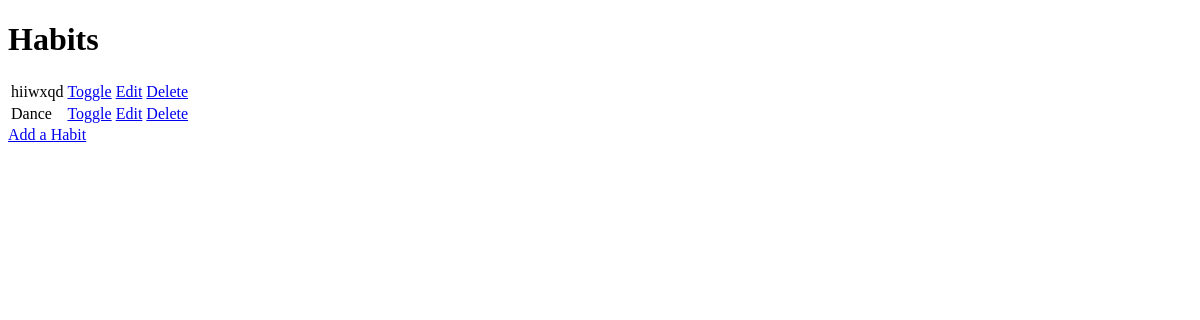
Before: / with the older database file.
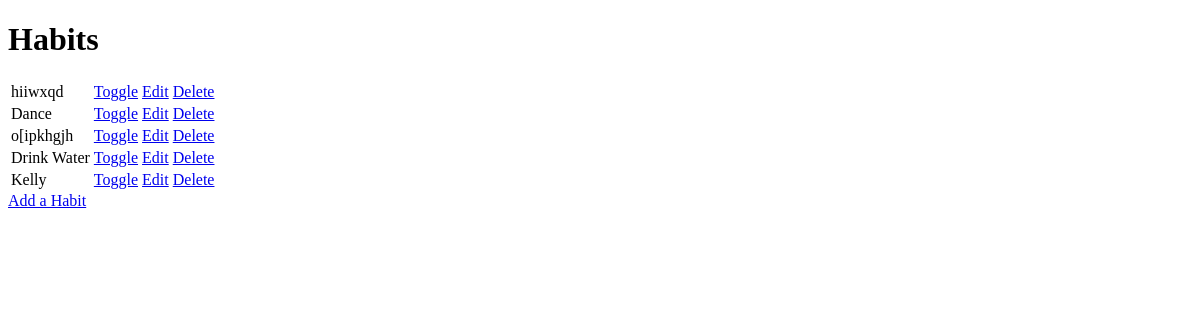
After: the same page with the newer database file.
### habit/models.py (models this page shows, shortened)
class Item(models.Model):
    name = models.CharField(max_length=50, null=False, blank=False)
    done = models.BooleanField(null=False, blank=False, default=False)

### habit/views.py (the view)
# urls.py: path('', views.get_habits, name = 'get_habits'),
def get_habits(request):
    items = Item.objects.all()
    context = {
        'items': items
    }
    return render(request, 'habits/habits.html', context)

### habit/templates/habits/habits.html (shortened to what this page needs)
<!DOCTYPE html>
<html lang="en">
<head>
</head>
<body>
<h1>Habits
</h1>
<table>
    {% for item in items %}
        <tr>
            {% if item.done %}
                <td><strike>{{ item.name }}</strike></td>
            {% else %}
                <td>{{ item.name }}</td>
            {% endif %}
            <td>
                <a href="/toggle/{{ item.id }}">
                    Toggle
                </a>
            </td>
            <td>
                <a href="/edit/{{ item.id }}">
                    Edit
                </a>
            </td>
            <td>
                <a href="/delete/{{ item.id }}">
                    Delete
                </a>
            </td>
        </tr>
        {% empty %}
        <tr><td>Create New Habits</td></tr>
    {% endfor %}
</table>
<a href = "/add">Add a Habit</a>
</body>
</html>

Changed rows visible on the page:
added Item: name "o[ipkhgjh"
added Item: name "Drink Water"
added Item: name "Kelly"
